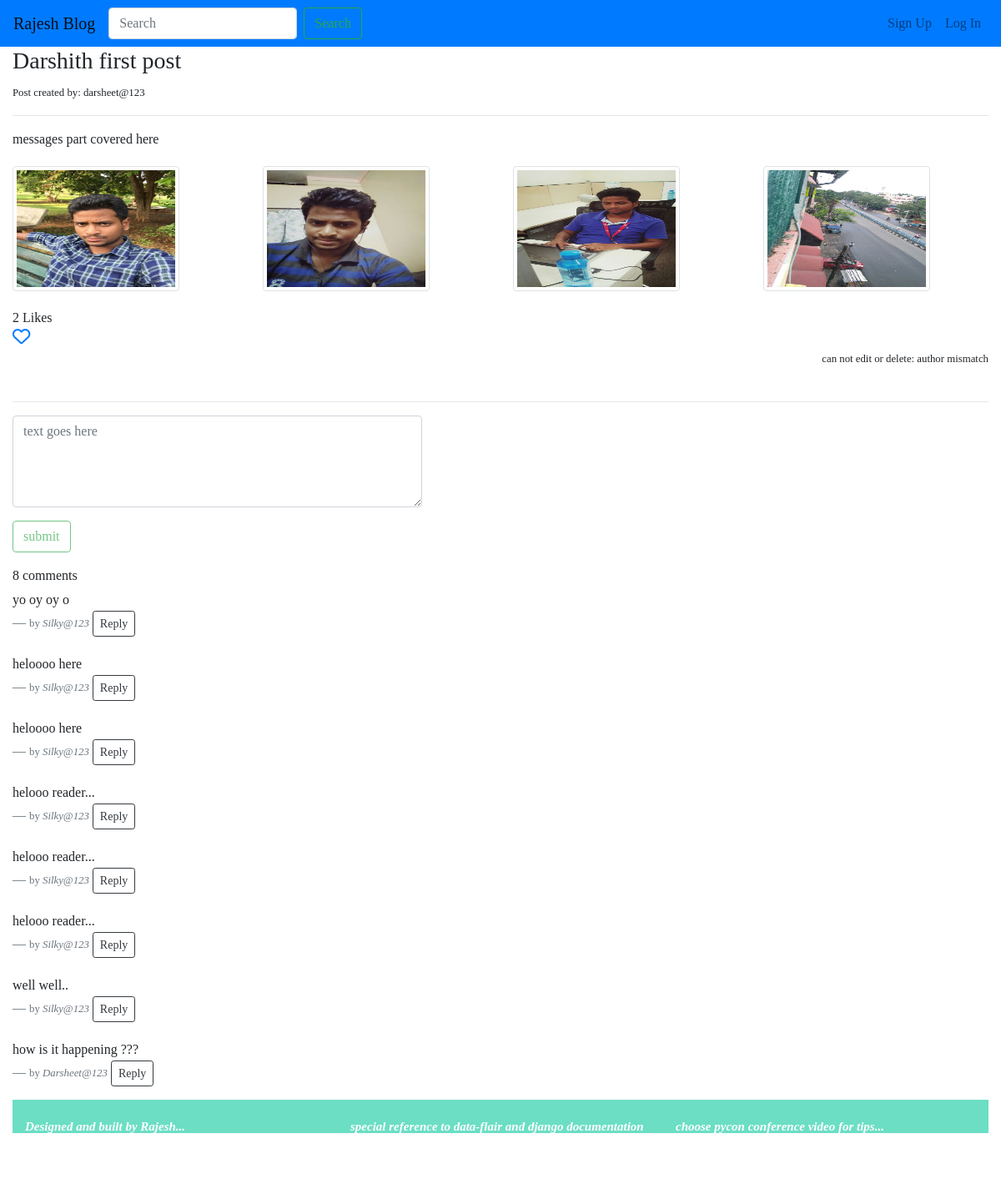
The app's page /blog/71/darshith-first-post/ with its own data.
### blog/models.py (models this page shows, shortened)
class Post(models.Model):
    objects = models.Manager() #default manager
    published = PublishedManager() #custom model manager
    STATUS_CHOICES = (
        ("draft","Draft"),
        ("published", "Published"),
    )
    title = models.CharField(max_length=100)
    slug = models.SlugField(max_length=200)
    author = models.ForeignKey(User, on_delete=models.CASCADE)
    body = models.TextField()
    likes = models.ManyToManyField(User,related_name='likes', blank=True)
    created = models.DateTimeField(auto_now_add=True)
    updated = models.DateTimeField(auto_now=True)
    status = models.CharField(max_length=10, choices=STATUS_CHOICES, default='draft')
    restrict_comment = models.BooleanField(default=False)
    favourite = models.ManyToManyField(User,related_name="favourite",blank=True)
    def total_likes(self):
        return self.likes.count()

class Images(models.Model):
    post = models.ForeignKey(Post, on_delete=models.CASCADE)
    image = models.ImageField(upload_to='images/',blank=True,null=True)

class Comment(models.Model):
    post = models.ForeignKey(Post, on_delete=models.CASCADE)
    user = models.ForeignKey(User, on_delete=models.CASCADE)
    reply = models.ForeignKey('Comment', null=True,related_name='replies',on_delete=models.CASCADE)
    content = models.TextField(max_length=150)
    timestamp = models.DateTimeField(auto_now_add=True)

### blog/views.py (the view)
# urls.py: path('<int:id>/<slug:slug>/', views.post_detail,name= 'post_detail'),
def post_detail(request, id, slug):
    post= get_object_or_404(Post, id=id, slug=slug)
    comments = Comment.objects.filter(post=post,reply=None).order_by('-id')
    is_liked = False
    is_favourite = False
    if post.likes.filter(id=request.user.id).exists():
        is_liked = True
    if post.favourite.filter(id=request.user.id).exists():
        is_favourite = True
    if request.method == 'POST':
        comment_form = CommentForm(request.POST or None)
        if comment_form.is_valid():
            content = request.POST.get('content')
            reply_id = request.POST.get('comment_id')
            comment_qs = None
            if reply_id:
                comment_qs = Comment.objects.get(id =reply_id)
            comment = Comment.objects.create(post=post,user= request.user,content=content,reply =comment_qs)
            comment.save()
    else:
        comment_form = CommentForm()
    context = {
        'post': post,
        'is_liked': is_liked,
        'is_favourite': is_favourite,
        'total_likes': post.total_likes(),
        'comments': comments,
        'comment_form': comment_form,
    }
    if request.is_ajax():
        html = render_to_string("blog/comments.html", context, request)
        return JsonResponse({'form': html})
    return render(request, 'blog/post_detail.html', context)

### blog/forms.py
class CommentForm(forms.ModelForm):
    content = forms.CharField(label='',widget=forms.Textarea(attrs={'class':'form-control','placeholder':"text goes here","rows":'4','cols':'50'}))
    class Meta:
        model = Comment
        fields = ('content',)

### blog/templates/blog/post_detail.html (shortened to what this page needs)
{% extends "blog/base.html" %}
    {% block content %}
    <h3>{{ post.title }}</h3>
    <small>Post created by: {{ post.author }}</small>
    <hr>
    <p>{{ post.body }}</p>
    <div class="row gallery">
        {% for p in post.images_set.all %}
            <div class="col-md-3">
                <img src="{{ p.image.url }}" alt ="image not found" class="img-thumbnail">
            </div>
        {% endfor %}
    </div>
    <div id="like-section">
         {% include 'blog/like_section.html' %}
    </div>
    <div id="favourite-section">
        {% if is_favourite %}
            <a href="{% url 'blog:favourite_post' id=post.id %}">
                <i class="fas fa-heart fa-lg"></i>
            </a>
        {% else %}
            <a href="{% url 'blog:favourite_post' id=post.id %}">
                <i class="far fa-heart fa-lg"></i>
            </a>
        {% endif %}
    </div>
    {% if post.author == request.user %}
    <div class="section-1" style="float:right;">
        <a href="{% url 'blog:post_edit' id=post.id %}">
            <button type="submit" class="btn btn-outline-success">Edit</button>
        </a>
        <a href="{% url 'blog:post_delete' id=post.id %}" id="delete">
            <button type="submit" class="btn btn-danger">Delete</button>
        </a>
    </div>
    {% else %}
    <div class="section-2" style="float:right;">
        <small>can not edit or delete: author mismatch</small>
    </div>
    {% endif %}
    <br><br>
    <hr>
    {% if not post.restrict_comment %}
    <div class="main-comment-section">
        {% include 'blog/comments.html' %}
    </div>
    {% endif %}
    {% endblock %}

### blog/templates/blog/base.html (shortened to what this page needs)
<!DOCTYPE html>
{% load static %}
<html lang="en">
<head>
   <link rel="stylesheet" href="https://cdnjs.cloudflare.com/ajax/libs/font-awesome/5.12.1/css/all.min.css">
    <link rel="stylesheet" href="https://stackpath.bootstrapcdn.com/bootstrap/4.4.1/css/bootstrap.min.css">
    <link rel="stylesheet" href="{% static 'blog/style.css' %}">
</head>
<body>
    {% include "blog/navbar.html" %}
    <div class="container-fluid">
    {% block content %}
    {% endblock %}
    {% include "blog/footer.html" %}
    </div>
    <link rel="stylesheet" href="https://cdnjs.cloudflare.com/ajax/libs/font-awesome/5.12.1/css/all.min.css">
</body>
</html>

### blog/templates/blog/navbar.html (shortened to what this page needs)
<!DOCTYPE html>
<html lang="en">
<head>
</head>
<body>
<nav class="navbar navbar-expand-lg navbar-light bg-primary">
  <a class="navbar-brand" href="{% url 'post_list' %}">Rajesh Blog</a>
       <form class="form-inline my-2 my-lg-0" action="{% url 'post_list' %}" t>
      <input class="form-control mr-sm-2" type="search" placeholder="Search" aria-label="Search" name="q">
      <button class="btn btn-outline-success my-2 my-sm-0" type="submit">Search</button>
    </form>
  <div class="collapse navbar-collapse" id="navbarSupportedContent">
        {% if request.user.is_authenticated %}
        <li class="nav-item dropdown">
        <a class="nav-link dropdown-toggle" href="#" id="navbarDropdown" role="button" data-toggle="dropdown" aria-haspopup="true" aria-expanded="false">
        {% if request.user.profile.photo %}
            <img src="{{ request.user.profile.photo.url }}" alt="" class="navbar-img" width="70px" height="70px">
        {% else %}
            <img src="/media/deafaultM.jpg" alt="" class="navbar-img" width="70px" height="70px">
        {% endif %}
            <span>Hi {{ request.user }}</span>
        </a>
        <div class="dropdown-menu" aria-labelledby="navbarDropdown">
          <a class="dropdown-item" href="{% url 'blog:edit_profile' %}">My profile</a>
          <a class="dropdown-item" href="{% url 'blog:post_create' %}">Post Create</a>
          <a class="dropdown-item" href="{% url 'blog:favourite_post_list' %}">Post Favourites</a>
          <a class="dropdown-item" href="{% url 'user_logout' %}">Logout</a>
        </div>
      </li>
        {% else %}
      <ul class="navbar-nav">
        <li class="nav-item">
            <a href="{% url 'register' %}" class=" nav-link">Sign Up</a>
        </li>
    </ul>
    <ul class="navbar-nav">
        <li class="nav-item">
            <a href="{% url 'user_login' %}" class=" nav-link">Log In</a>
        </li>
            {% endif %}
    </ul>
  </div>
</nav>
</body>
</html>

### blog/templates/blog/like_section.html (shortened to what this page needs)
{{ total_likes}} Like{{ total_likes|pluralize }}

### blog/templates/blog/comments.html (shortened to what this page needs)
<div class="container-fluid mt-2">
        <div class="form-group row">
        <form method="post" class="comment-form" action=".">
        {{ comment_form.as_p }}
        {% if request.user.is_authenticated %}
            <input type="submit" value="submit" class="btn btn-outline-success">
        {% else %}
            <input type="submit" value="submit" class="btn btn-outline-success" disabled>
        {% endif%}
        </form>
        </div>
</div>
        {{ comments.count}} comment{{comments|pluralize }}
        {% for comment in comments %}
            <blockquote class="blockquote">
                <p class="mb-0"><small>{{ comment.content }}</small></p>
                <footer class="blockquote-footer"><small>by <cite title="Source Title">{{ comment.user|capfirst }}</cite></small>
                    <button type="button" name='button' class="reply-btn btn btn-outline-dark btn-sm">Reply</button>
                </footer>
            </blockquote>
        {% endfor %}

### blog/templates/blog/footer.html (shortened to what this page needs)
<div class ="footer">
    <div class="row">
        <div class="col-md-4">
            <p>Designed and built by Rajesh...</p>
        </div>
        <div class="col-md-4">
            <p>special reference to data-flair and django documentation to learn more..</p>
        </div>
        <div class="col-md-4">
            <p>choose pycon conference video for tips...</p>
        </div>
    </div>
</div>

### static/blog/style.css (style rules this page uses)
html { position: relative; min-height: 100%; }
body { font-family: "Lucida Casual","comic sans MS"; margin-bottom:200px: }
.gallery { margin-top: 20px; margin-bottom: 20px; }
.gallery .img-thumbnail { height: 150px; width: 200px; }

### blog/templates/blog/footer.html (style rules this page uses)
.footer { position: relative; bottom: ; left: 0; right: 0; height: 40px; padding: 15px; background-color: #6BDEC4 ; color: white; font: italic bold 15px/35px Georgia, serif; }

### records on screen
Post: title "Darshith first post", author "darsheet@123", body "messages part covered here"
Images: image (picture)
Images: image (picture)
Images: image (picture)
Images: image (picture)
Comment: content "yo oy oy o", user "Silky@123"
Comment: content "heloooo here", user "Silky@123"
Comment: content "heloooo here", user "Silky@123"
Comment: content "helooo reader...", user "Silky@123"
Comment: content "helooo reader...", user "Silky@123"
Comment: content "helooo reader...", user "Silky@123"
Comment: content "well well..", user "Silky@123"
Comment: content "how is it happening ???", user "Darsheet@123"

### other values on screen
{{ total_likes }} "2"
{{ comments.count }} "8"
